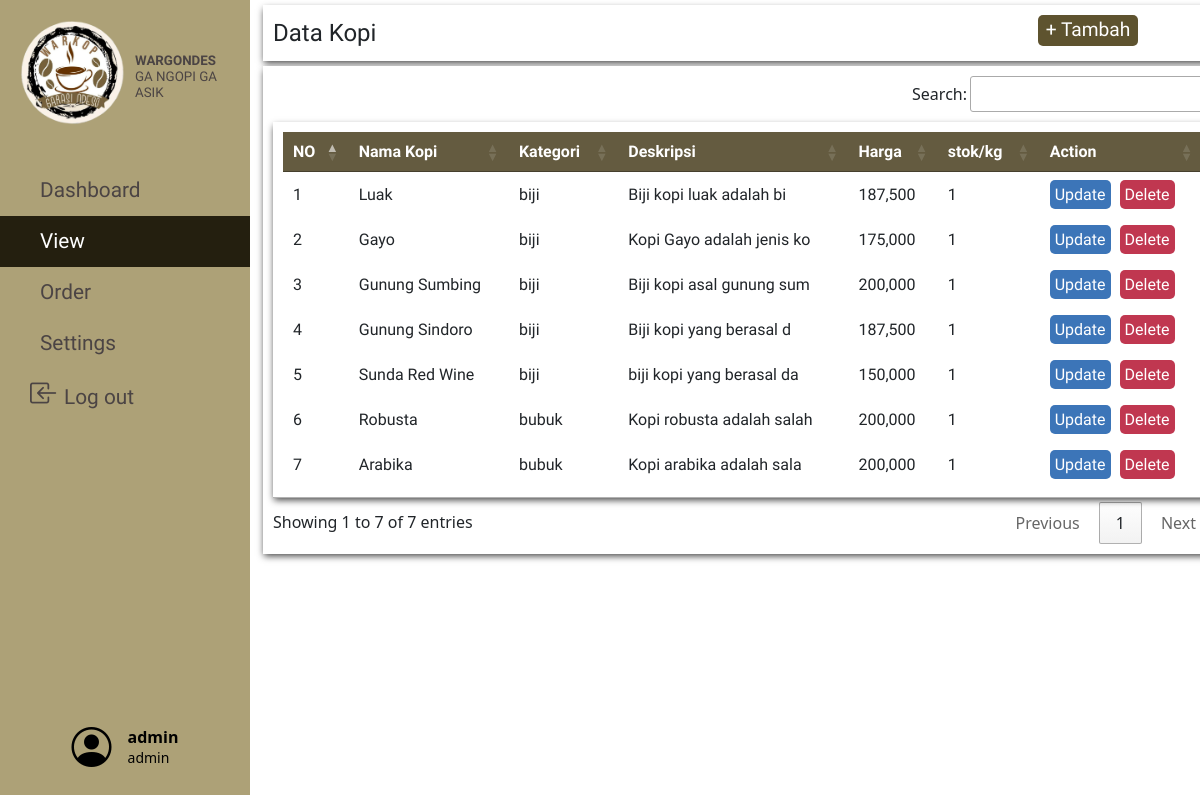
The page /php/viewProductPage.php (signed in) on the database as committed earlier.
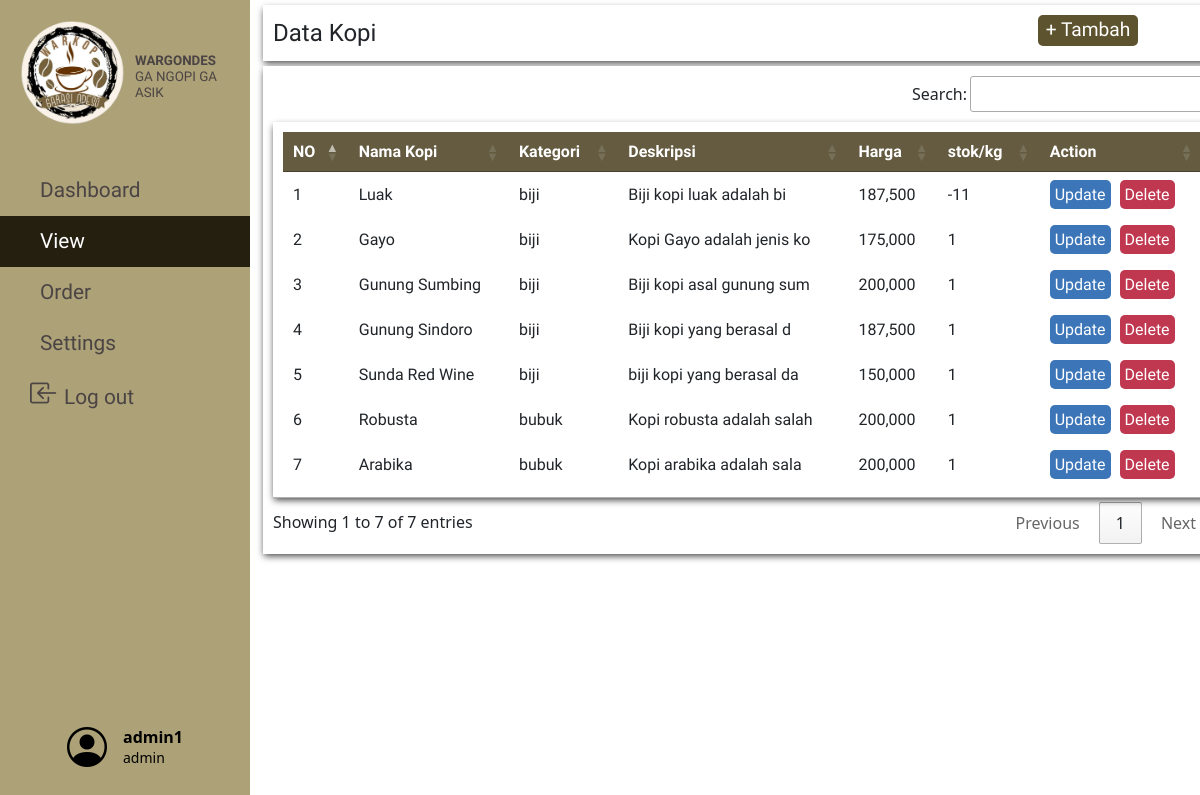
The same page on the database as committed later.
### tables this page shows
CREATE TABLE `kopi` (
  `id_kopi` int(11) NOT NULL,
  `id_kategori` int(11) DEFAULT NULL,
  `namakopi` varchar(25) NOT NULL,
  `deskripsi` varchar(25) NOT NULL,
  `stok` int(11) NOT NULL,
  `harga` bigint(100) NOT NULL
);

CREATE TABLE `kategori` (
  `id_kategori` int(11) NOT NULL,
  `nama_kategori` text NOT NULL
);

### php/viewProductPage.php (the view, shortened to what this page needs)
<html>
	<?php $page = 'viewPage'; include('../include/header.php');?>
	<?php include('../include/navbar.php');?>
	<?php include('../database/db.php');?>
	<body style="background:url('https://img.freepik.com/free-photo/right-corner-coffee-beans-with-copy-space_23-2148255026.jpg?w=826&t=st=1690722306~exp=1690722906~hmac=857df898b9099e272b7c4738dd9a2e88d4b1ef4aa3c55a6ebd3c8b798e20c916');background-repeat:no-repeat;
background-position: center center;background-size: cover;">
		<div class="label productList">Data Kopi
			<button id="myBtn" style="width:100px;">+ Tambah</button>
		</div>
		<table id="product_list" class="dataTables_wrapper no-footer">
			<thead>
				<tr>
					<th>NO</th>
					<th>Nama Kopi</th>
					<th>Kategori</th>
					<th>Deskripsi</th>
					<th>Harga</th>
					<th>stok/kg</th>
					<th>Action</th>
				</tr>
			</thead>
				<tbody>
					<?php
						$nomor = '1';
						$sql2 = "SELECT * FROM kopi LEFT JOIN kategori ON kategori.id_kategori=kopi.id_kategori ORDER BY kopi.id_kategori ASC";
						$query2 = $conn->query($sql2);
					?>
					<?php if ($query2->num_rows > 0): ?>
						<?php while($row = $query2->fetch_assoc()): ?>
							<tr>
								<td><?php echo $nomor++; ?></td>
								<td><?php echo $row["namakopi"]; ?></td>
								<td><?php echo $row["nama_kategori"]; ?></td>
								<td><?php echo $row["deskripsi"]; ?></td>
								<td><?php echo number_format($row["harga"]); ?></td>
								<td><?php echo $row["stok"]; ?></td>
								<td><button class="action update"
								data-id-kopi="<?php echo $row["id_kopi"]; ?>"
								data-namakopi="<?php echo $row["namakopi"]; ?>"
								data-id-kategori="<?php echo $row["id_kategori"]; ?>"
								data-deskripsi="<?php echo $row["deskripsi"]; ?>"
								data-stok="<?php echo $row["stok"]; ?>"
								data-harga="<?php echo $row["harga"]; ?>"
								>Update</button>
								<a onclick="return alert('Data kopi dihapus');" href="../actions/product_delete.php?kopi=<?php echo $row["id_kopi"];?>" class="action delete">Delete</td>
							</tr>
						<?php endwhile; ?>
					<?php endif; ?>
				</tbody>
		</table>
	</body>
</html>

### include/navbar.php (shortened to what this page needs)
<link href="../css/navbar.css" rel="stylesheet" type="text/css" />
<div class="wrapper">
	<nav id="sidebar">
		<div class="sidebar-header">
			<img id="logo" src="../img/logo.png">
			<h1 id="title">WARGONDES<br><span id="tagline">GA NGOPI GA ASIK</span></h1>
		</div>
		<ul class="list-unstyled components">
			<li class="<?php if ($page == 'dashboard') {
							echo 'active';
						} ?>">
				<a href="dashboard.php" id="label">
					<i class="fi fi-rr-apps"></i>Dashboard</a>
			</li>
			<?php if ($_SESSION['role'] == 'admin') {?>
			<li class="<?php if ($page == 'viewPage') {
							echo 'active';
						} ?>">
				<a href="viewPage.php" id="label">
					<i class="fi fi-rr-search"></i>View</a>
			</li>
			<li class="<?php if ($page == 'orderPage') {
							echo 'active';
						} ?>">
				<a href="orderPage.php" id="label">
					<i class="fi fi-rr-shopping-cart"></i>Order</a>
			</li>
			<?php } ?>
			<li class="<?php if ($page == 'settingPage') {
							echo 'active';
						} ?>">
				<a href="settingPage.php" id="label">
					<i class="fi fi-rr-settings-sliders"></i>Settings</a>
			</li>
			<li>
				<a id="label" onclick="return confirm('You are about to Log out, click YES to proceed');" href="../actions/logout.php">
					<i class="bi bi-box-arrow-in-left" style="margin-right:6px;font-size: 28px;"></i>Log out</a>
			</li>
		</ul>
		<div class="user">
			<i class="bi bi-person-circle"></i>
			<div>
			<div class="username"><?php echo $_SESSION["user"] ?></div>
			<div class="role"><?php echo $_SESSION["role"] ?></div>
			</div>
		</div>
	</nav>
</div>

Rows that differ between the two databases and show on the page:
changed kopi "Luak": stok "1" → "-11"
Other text that changed with them:
$_SESSION["user"]: "admin" → "admin1"
